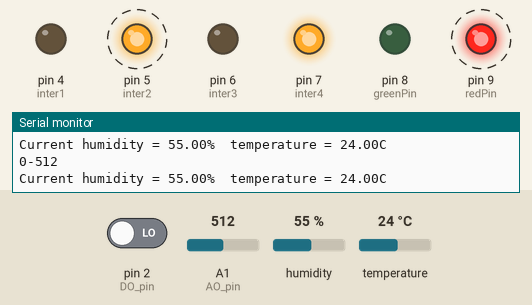
Recording of a sketch running on a simulated Arduino Uno, built with avr-gcc and run on an emulated ATmega328P. Shown: output pins drawn as LEDs (lit = HIGH), the last lines printed to the serial monitor. Wiring (inferred from the names in the program): DHT11 sensor: data A0. Dashed ring = blinking. The inputs (shaded band) are chosen by the test bench; at power-on: A1 (AO_pin) = 512, pin 2 (DO_pin) LOW, humidity 55 %, temperature 24 °C.

Above: at 2.2 s.
2.3 s: A1 (AO_pin) set to 55
At 3.1 s:
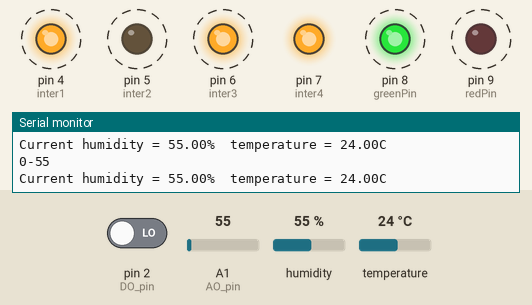
6.0 s: A1 (AO_pin) set to 46
At 7.2 s:
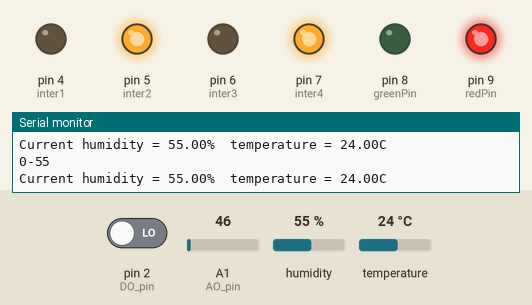
Timing chart, 0 to 9.0 s (numbered marks = the images above; inputs shaded):
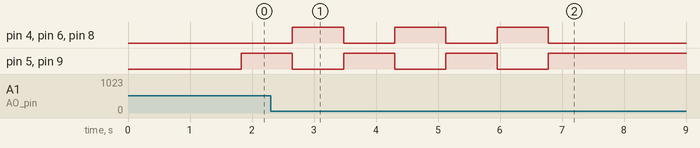

Measured:
- the behaviour switches between 51 and 50 on A1 (AO_pin) (found by bisection; images 1 and 2)
- after the input at 6.0 s, pin 4 (inter1), pin 6 (inter3), pin 8 (greenPin): goes on until 6.8 s, then stays LOW; pin 5 (inter2), pin 9 (redPin): goes on until 6.8 s, then stays HIGH
- by itself, pin 4 (inter1), pin 5 (inter2), pin 6 (inter3), pin 8 (greenPin), pin 9 (redPin): alternates HIGH for 0.83 s and LOW for 0.83 s

The sketch:

clappeur.ino
```cpp
#include <dht.h>
#define dht_dpin A0

dht DHT;

const int DO_pin = 2;
const int AO_pin = 1;

const int redPin = 9;
const int greenPin = 8;

const int inter1 = 4;
const int inter2 = 5;
const int inter3 = 6;
const int inter4 = 7;

int sound;

void setup(){
  Serial.begin(9600);
  delay(300);//Let system settle
  Serial.println("Humidity and temperature\n\n");
  delay(700);//Wait rest of 1000ms recommended delay before
  //accessing sensor
  pinMode(DO_pin, INPUT);
  pinMode(redPin, OUTPUT);
  pinMode(greenPin, OUTPUT);

  pinMode(inter1, OUTPUT);
  pinMode(inter2, OUTPUT);
  pinMode(inter3, OUTPUT);
  pinMode(inter4, OUTPUT);

  digitalWrite(inter4, HIGH);
}//end "setup()"

void loop() {

  if(sound > 50){
    Serial.print(digitalRead(DO_pin));
    Serial.print("-");
    Serial.println(analogRead(AO_pin));
    DHT.read11(dht_dpin);
    Serial.print("Current humidity = ");
    Serial.print(DHT.humidity);
    Serial.print("%  ");
    Serial.print("temperature = ");
    Serial.print(DHT.temperature);
    Serial.println("C  ");
    delay(800);
    digitalWrite(redPin, !digitalRead(redPin));
    digitalWrite(greenPin, !digitalRead(redPin));

    digitalWrite(inter1, !digitalRead(redPin));
    digitalWrite(inter3, !digitalRead(redPin));

    digitalWrite(inter2, digitalRead(redPin));
  }
  sound = analogRead(AO_pin);

}
```
